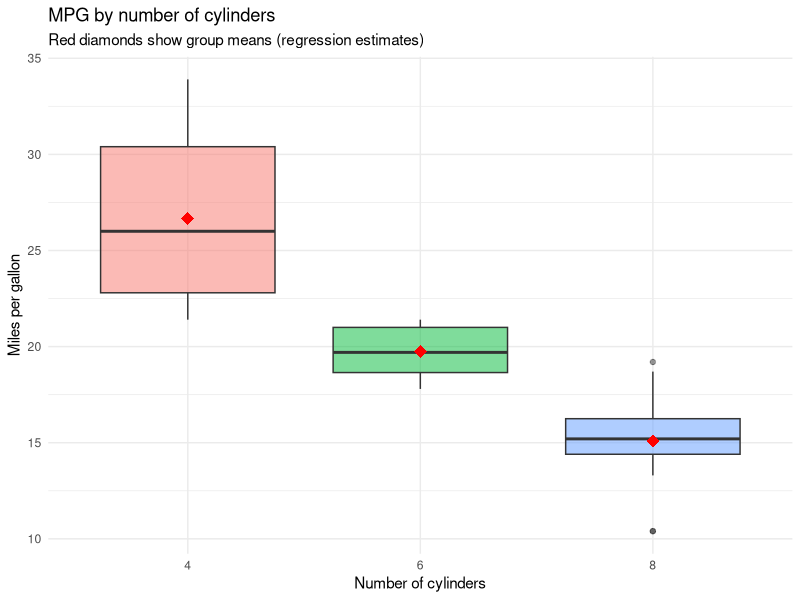
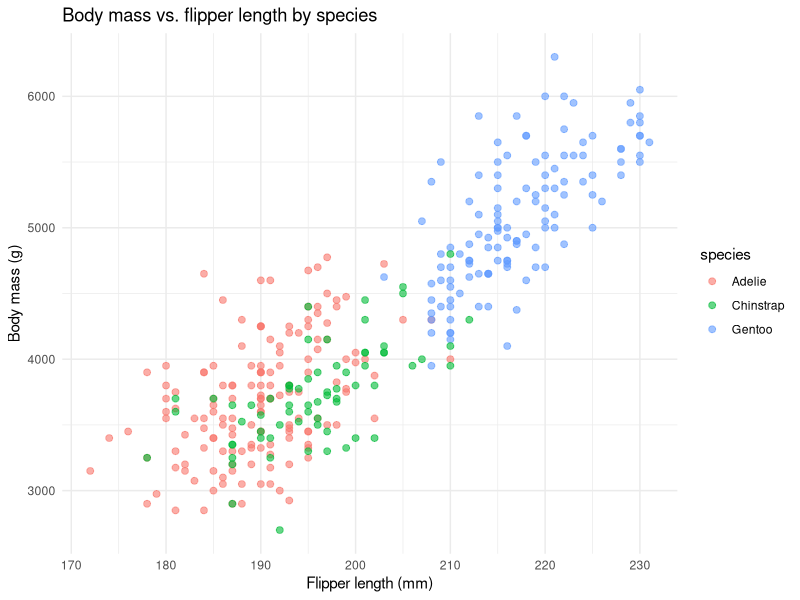
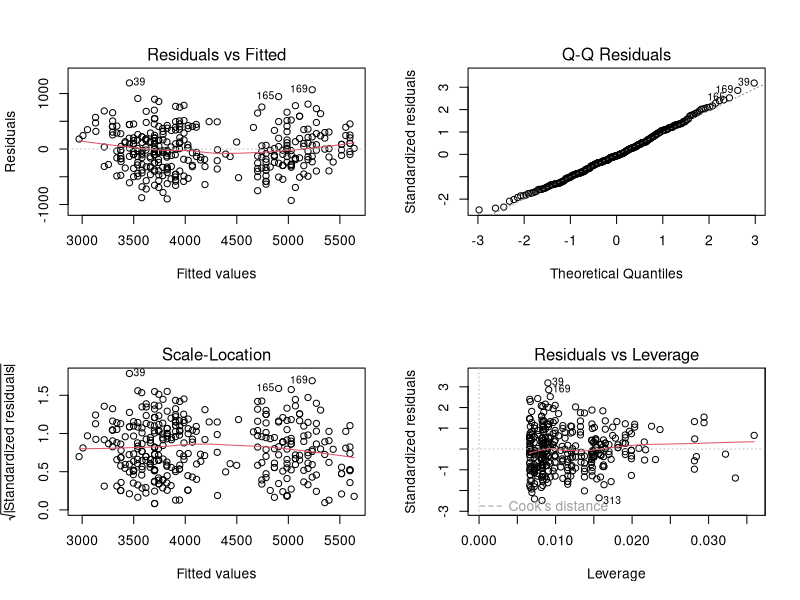

Here is the R script that generated these plots, in order:
## -----------------------------------------------------------------------------
#| include: false

invisible(NULL)
library(dplyr)
library(ggplot2)


## -----------------------------------------------------------------------------
#| echo: true
#| eval: false

# model <- lm(response ~ predictor1 + predictor2 + predictor3,
#             data = dataset)


## -----------------------------------------------------------------------------
#| code-fold: true
#| code-summary: View the mtcars dataset
#| echo: true

data(mtcars)
head(mtcars)


## -----------------------------------------------------------------------------
#| echo: true

mtcars_model <- lm(mpg ~ wt + hp, data = mtcars)
summary(mtcars_model)


## -----------------------------------------------------------------------------
#| echo: true

coef(mtcars_model)


## -----------------------------------------------------------------------------
#| echo: true

# Simple model: mpg vs weight only
model1 <- lm(mpg ~ wt, data = mtcars)

# Multiple model: mpg vs weight and horsepower
model2 <- lm(mpg ~ wt + hp, data = mtcars)

# Compare R-squared
summary(model1)$r.squared
summary(model2)$r.squared


## -----------------------------------------------------------------------------
#| echo: true

anova(model1, model2)


## -----------------------------------------------------------------------------
#| echo: true

mtcars$cyl <- factor(mtcars$cyl)
cyl_model <- lm(mpg ~ cyl, data = mtcars)
summary(cyl_model)


## -----------------------------------------------------------------------------
#| echo: true

coef(cyl_model)


## -----------------------------------------------------------------------------
#| code-fold: true
#| code-summary: Boxplot with group means
#| echo: true
#| fig-height: 4
#| fig-width: 6

ggplot(mtcars, aes(x = cyl, y = mpg, fill = cyl)) +
  geom_boxplot(alpha = 0.5) +
  stat_summary(fun = mean, geom = "point", shape = 18, size = 4, color = "red") +
  labs(title = "MPG by number of cylinders",
       subtitle = "Red diamonds show group means (regression estimates)",
       x = "Number of cylinders", y = "Miles per gallon") +
  theme_minimal() +
  theme(legend.position = "none")


## -----------------------------------------------------------------------------
#| code-fold: true
#| code-summary: Load and display the penguins dataset
#| echo: true
#| message: false

if(!require(palmerpenguins)) install.packages("palmerpenguins")
library(palmerpenguins)
data(penguins)
str(penguins)


## -----------------------------------------------------------------------------
#| code-fold: true
#| code-summary: Scatterplot colored by species
#| echo: true
#| fig-height: 4
#| fig-width: 7
#| message: false
#| warning: false

ggplot(penguins, aes(x = flipper_length_mm, y = body_mass_g, color = species)) +
  geom_point(size = 2, alpha = 0.6) +
#   geom_smooth(method = "lm", se = FALSE) +
  labs(title = "Body mass vs. flipper length by species",
       x = "Flipper length (mm)", y = "Body mass (g)") +
  theme_minimal()


## -----------------------------------------------------------------------------
#| echo: true
#| warning: false

# Remove missing values
penguins_clean <- na.omit(penguins[, c("body_mass_g", "flipper_length_mm", "species")])

# Fit model
penguin_model <- lm(body_mass_g ~ flipper_length_mm + species, data = penguins_clean)
summary(penguin_model)


## -----------------------------------------------------------------------------
#| echo: true

coef(penguin_model)


## -----------------------------------------------------------------------------
#| code-fold: true
#| code-summary: Diagnostic plots
#| echo: true
#| fig-height: 6
#| fig-width: 8

par(mfrow = c(2, 2))
plot(penguin_model)


## -----------------------------------------------------------------------------
#| echo: true

# Predict body mass for a Gentoo penguin with 210 mm flippers
new_penguin <- data.frame(
  flipper_length_mm = 210,
  species = "Gentoo"
)

predict(penguin_model, newdata = new_penguin, interval = "prediction")
